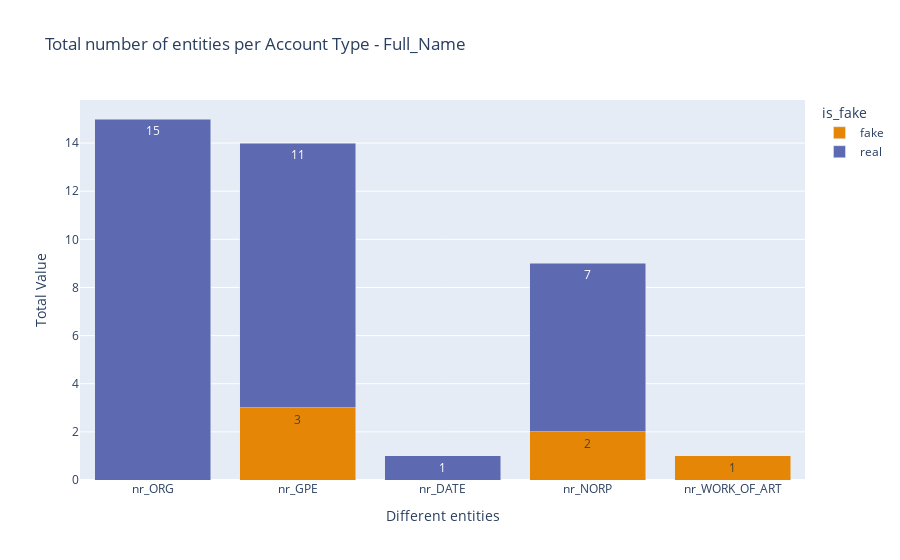

Here is the notebook cell this chart was saved with:
### Code cell
nr_columns = [col for col in df_fullname.columns if col.startswith('nr_')]
sum_by_fake = df_fullname.groupby('is_fake')[nr_columns].sum().reset_index()
melted = pd.melt(sum_by_fake, id_vars='is_fake', var_name='Column', value_name='Total Value')
fig = px.bar(melted, x='Column', y='Total Value', color='is_fake', barmode='stack',color_discrete_sequence=px.colors.qualitative.Vivid,text = 'Total Value',
             title='Total number of entities per Account Type - Full_Name', labels={'Column': 'Different entities', 'Total Value': 'Total Value'})

fig.show()

### Figure 1 — Plotly figure (JSON) as saved in the notebook; plotly's stock layout.template omitted (floating-point values rounded to 4 significant figures)
{"data": [{"alignmentgroup": "True", "hovertemplate": "is_fake=fake<br>Different entities=%{x}<br>Total Value=%{text}<extra></extra>", "legendgroup": "fake", "marker": {"color": "rgb(229, 134, 6)", "pattern": {"shape": ""}}, "name": "fake", "offsetgroup": "fake", "orientation": "v", "showlegend": true, "text": [0, 3, 0, 2, 1], "textposition": "auto", "type": "bar", "x": ["nr_ORG", "nr_GPE", "nr_DATE", "nr_NORP", "nr_WORK_OF_ART"], "xaxis": "x", "y": [0, 3, 0, 2, 1], "yaxis": "y"}, {"alignmentgroup": "True", "hovertemplate": "is_fake=real<br>Different entities=%{x}<br>Total Value=%{text}<extra></extra>", "legendgroup": "real", "marker": {"color": "rgb(93, 105, 177)", "pattern": {"shape": ""}}, "name": "real", "offsetgroup": "real", "orientation": "v", "showlegend": true, "text": [15, 11, 1, 7, 0], "textposition": "auto", "type": "bar", "x": ["nr_ORG", "nr_GPE", "nr_DATE", "nr_NORP", "nr_WORK_OF_ART"], "xaxis": "x", "y": [15, 11, 1, 7, 0], "yaxis": "y"}], "layout": {"barmode": "stack", "legend": {"title": {"text": "is_fake"}, "tracegroupgap": 0}, "title": {"text": "Total number of entities per Account Type - Full_Name"}, "xaxis": {"anchor": "y", "domain": [0, 1], "title": {"text": "Different entities"}}, "yaxis": {"anchor": "x", "domain": [0, 1], "title": {"text": "Total Value"}}}}
